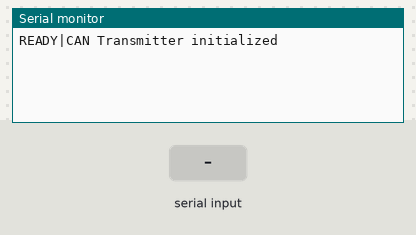
The sketch below on a simulated Arduino Uno, built with avr-gcc and run on an emulated ATmega328P. On the bench: the last lines printed to the serial monitor. Inputs (shaded band) come from the test bench.

Above: at 2.2 s.
2.3 s: "SEND|\n" received over Serial
At 3.5 s:
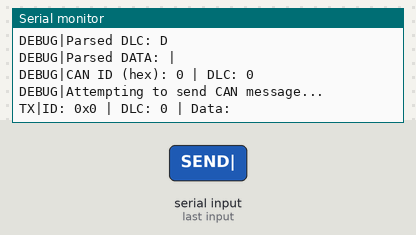
3.8 s: "ID:\n" received over Serial
At 4.5 s:
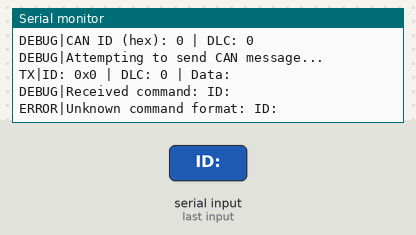
5.3 s: "|\n" received over Serial
At 6.5 s:
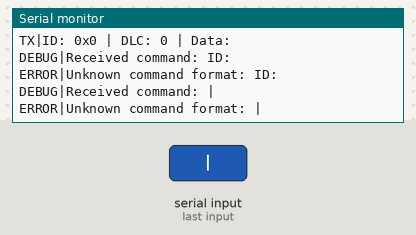
6.8 s: "DLC:\n" received over Serial
At 7.9 s:
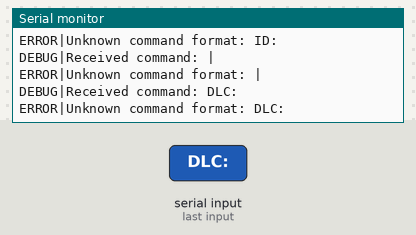
8.3 s: "DATA:\n" received over Serial
At 9.1 s:
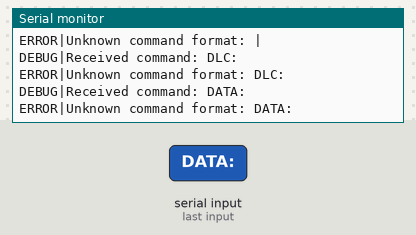
9.8 s: ",\n" received over Serial
At 11.3 s:
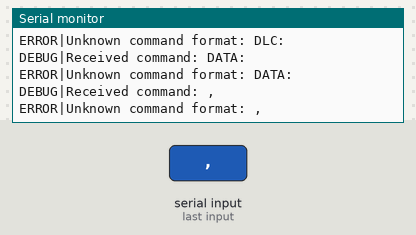

The sketch:

transmit.ino
```cpp
#include <SPI.h>
#include <mcp2515.h>

// ================= SPI PINS =================
#define SPI_SCK   12
#define SPI_MOSI  11
#define SPI_MISO  13

// ================= MCP2515 =================
#define CAN_CS_PIN 10
#define CAN_INT_PIN 9

struct can_frame canMsg;
MCP2515 mcp2515(CAN_CS_PIN);

// ================= SETUP =================
void setup() {
  Serial.begin(115200);
  delay(1000);

  // SPI init
  SPI.begin();

  // MCP2515 init
  mcp2515.reset();
  mcp2515.setBitrate(CAN_500KBPS, MCP_8MHZ);
  mcp2515.setNormalMode();

  Serial.println("READY|CAN Transmitter initialized");
}

// ================= PARSE HEX BYTE =================
byte parseHexByte(String hexStr) {
  return (byte)strtol(hexStr.c_str(), NULL, 16);
}

// ================= LOOP =================
void loop() {
  // Check for incoming serial commands from UI
  if (Serial.available()) {
    String command = Serial.readStringUntil('\n');
    command.trim();

    Serial.print("DEBUG|Received command: ");
    Serial.println(command);

    if (command.startsWith("SEND|")) {
      // Parse command format: SEND|ID:0x{id}|DLC:{dlc}|DATA:{data}
      // Example: SEND|ID:0x123|DLC:8|DATA:FF,FF,FF,FF,00,00,00,00

      int idStart = command.indexOf("ID:") + 3;
      int idEnd = command.indexOf("|", idStart);
      String idStr = command.substring(idStart, idEnd);

      int dlcStart = command.indexOf("DLC:") + 4;
      int dlcEnd = command.indexOf("|", dlcStart);
      String dlcStr = command.substring(dlcStart, dlcEnd);

      int dataStart = command.indexOf("DATA:") + 5;
      String dataStr = command.substring(dataStart);

      Serial.print("DEBUG|Parsed ID: ");
      Serial.println(idStr);
      Serial.print("DEBUG|Parsed DLC: ");
      Serial.println(dlcStr);
      Serial.print("DEBUG|Parsed DATA: ");
      Serial.println(dataStr);

      // Parse CAN ID (handle 0x prefix)
      canMsg.can_id = strtol(idStr.c_str(), NULL, 16);

      // Parse DLC
      canMsg.can_dlc = (byte)atoi(dlcStr.c_str());

      if (canMsg.can_dlc > 8) {
        canMsg.can_dlc = 8;
      }

      Serial.print("DEBUG|CAN ID (hex): ");
      Serial.print(canMsg.can_id, HEX);
      Serial.print(" | DLC: ");
      Serial.println(canMsg.can_dlc);

      // Parse data bytes
      int byteIndex = 0;
      int lastComma = -1;
      for (int i = 0; i <= dataStr.length() && byteIndex < canMsg.can_dlc; i++) {
        if (dataStr[i] == ',' || i == dataStr.length()) {
          String byteStr = dataStr.substring(lastComma + 1, i);
          byteStr.trim();
          if (byteStr.length() > 0) {
            canMsg.data[byteIndex] = parseHexByte(byteStr);
            Serial.print("DEBUG|Parsed byte ");
            Serial.print(byteIndex);
            Serial.print(": ");
            Serial.println(canMsg.data[byteIndex], HEX);
            byteIndex++;
          }
          lastComma = i;
        }
      }

      Serial.println("DEBUG|Attempting to send CAN message...");

      // Send the CAN message
      if (mcp2515.sendMessage(&canMsg) == MCP2515::ERROR_OK) {
        Serial.print("TX|ID: 0x");
        Serial.print(canMsg.can_id, HEX);
        Serial.print(" | DLC: ");
        Serial.print(canMsg.can_dlc);
        Serial.print(" | Data: ");
        for (int i = 0; i < canMsg.can_dlc; i++) {
          if (canMsg.data[i] < 0x10) Serial.print("0");
          Serial.print(canMsg.data[i], HEX);
          if (i < canMsg.can_dlc - 1) Serial.print(",");
        }
        Serial.println();
      } else {
        Serial.println("ERROR|Failed to send CAN message");
      }
    } else {
      Serial.print("ERROR|Unknown command format: ");
      Serial.println(command);
    }
  }

  delay(10);
}
```

Measured:
- after the input at 2.3 s, the serial monitor: prints a new line at once (image 1)
- after the input at 3.8 s, the serial monitor: prints a new line at once (image 2)
- after the input at 5.3 s, the serial monitor: prints a new line at once (image 3)
- after the input at 6.8 s, the serial monitor: prints a new line at once (image 4)
- after the input at 8.3 s, the serial monitor: prints a new line at once (image 5)
- after the input at 9.8 s, the serial monitor: prints a new line at once (image 6)
